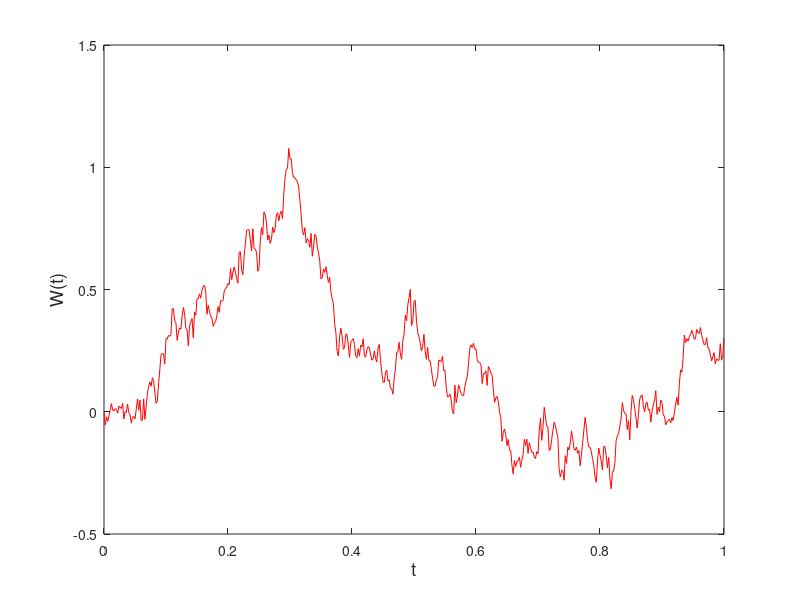

Source code (MATLAB): (Note: this script raises an error after producing the figure.)
close all 
clear all

% tn = sym('tn');
% tn_1 = sym('tn_1');
% n = sym("n");
% tau = sym("tau");
% t_prime = sym('t_prime');
% q = sym('q', [1 2]);
% 
% phase = [1 (tn-t_prime); 0 1];
% Q = [q(1) 0; 0 q(2)];
% 
% expr = phase*Q*phase.';
% 
% expr_int = int(expr, tn_1, tn);
% 
% expr_int_sub = subs(expr_int,[tn, tn_1],[n*tau, (n-1)*tau]);
% simplify(expr_int_sub)

rng('default')                                % set the state of randn
T=1;N=500; dt=T/N; t = [dt:dt:1];

dW = sqrt(dt)*randn(1,N);   % increments
W = cumsum(dW);             % cumulative sum
plot([0:dt:T],[0,W],'r-')   % plot W against t
xlabel('t','FontSize',13)
ylabel('W(t)','FontSize',13)

% dX_t = mu(t)*dt + V(t)dWt
X1 = bm([0.1;0.1],[0.1;0.8]) % (A=mu, sigma)
nPeriods = 500;      % # of simulated observations
dt       =   1;      % time increment = 1 day

rng('default')                % make output reproducible
[X, T] = X1.simulate(nPeriods, 'DeltaTime', dt);

plot(T, X(:,:))
xlabel('Time (seconds)'), ylabel('X(t)')
			
%legend({'Primary Path' 'Antithetic Path'}, ...
%			'Location', 'Best')



%expr_int_full = int(expr, n*tau, (n-1)*tau)
%simplify(expr_int_full)
